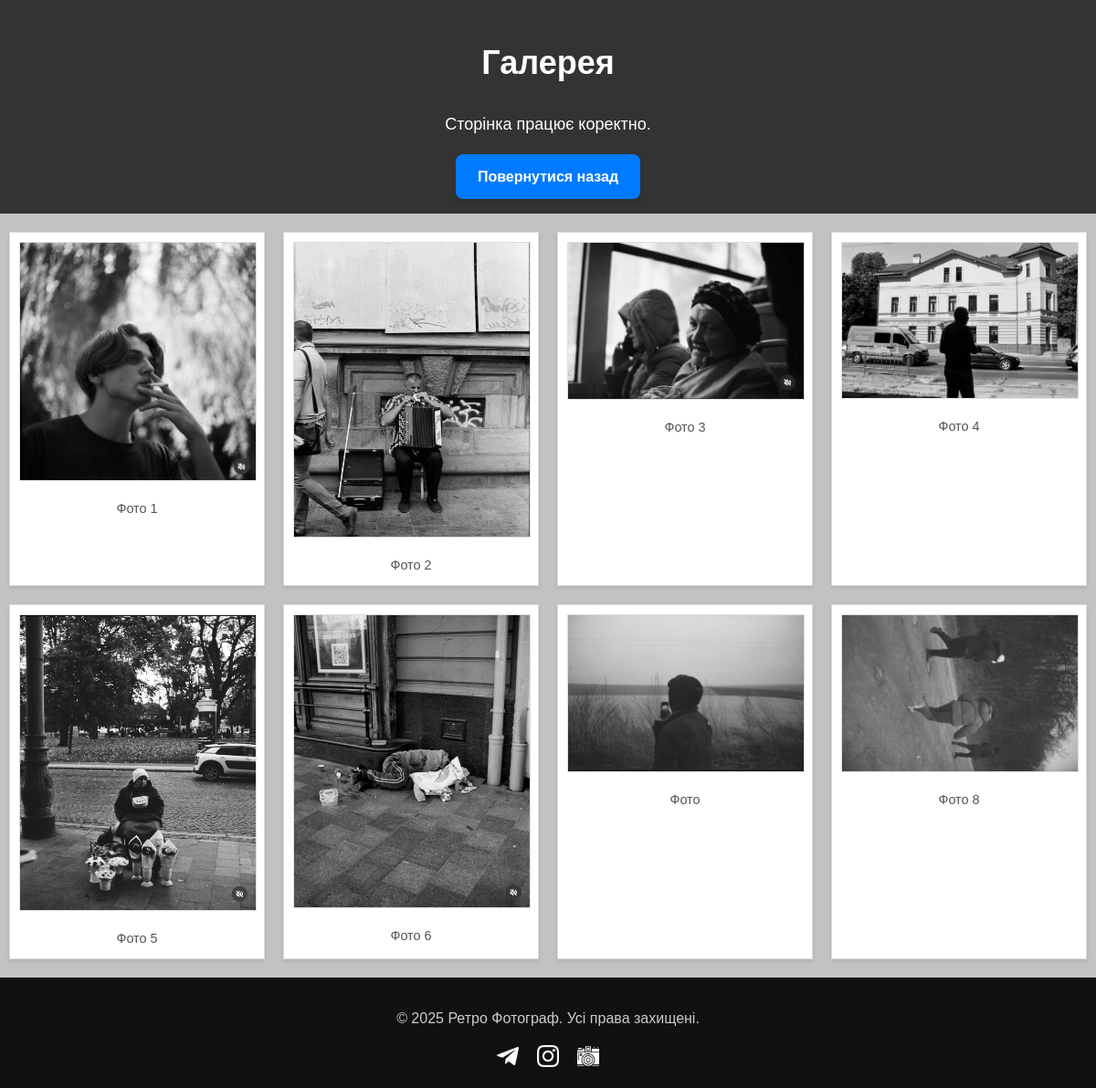
Page /gallery/ on the committed database.
### portfolio/models.py (models this page shows, shortened)
class GalleryImage(models.Model):
    title = models.CharField(max_length=100, blank=True, null=True)  # Назва фото (опціонально)
    image = models.ImageField(upload_to='gallery/')  # Шлях для збереження фото
    uploaded_at = models.DateTimeField(auto_now_add=True)  # Дата завантаження

### portfolio/views.py (the view)
# urls.py: path('gallery/', views.gallery, name='gallery'),  # Галерея
def gallery(request):
    images = GalleryImage.objects.all()  # Всі фото з бази даних
    return render(request, 'gallery.html', {'images': images})

### portfolio/templates/gallery.html (shortened to what this page needs)
{% load static %}
<!DOCTYPE html>
<html lang="uk">
<head>
    <link rel="stylesheet" href="{% static 'css/main.css' %}">
</head>
<body>
    <header>
        <h1>Галерея</h1>
        <p>Сторінка працює коректно.</p>
        <a href="{% url 'index' %}" class="btn">Повернутися назад</a>
    </header>
    <section class="polaroid-section">
        <div class="polaroid-grid">
            {% for image in images %}
            <div class="polaroid">
                <img src="{{ image.image.url }}" alt="{{ image.title }}" class="gallery-img">
                <p>{{ image.title }}</p>
            </div>
            {% endfor %}
        </div>
    </section>
    <footer>
        <p>&copy; 2025 Ретро Фотограф. Усі права захищені.</p>
        <div class="social-links">
            <a href="https://t.me/arsenalfactorylovers"><img src="{% static 'img/Mask group.png'%}" alt="Telegram"></a>
            <a href="https://www.instagram.com/curly_warrior_of_sunlight?igsh=MWF3Mzd6d3k4dTc4cA%3D%3D&utm_source=qr"><img src="{% static 'img/Mask group 3.png' %}" alt="Instagram"></a>
            <a href="https://www.lomography.com/homes/kievlover"><img src="{% static 'img/Mask group 2.png' %}" alt="lomography"></a>
        </div>
    </footer>
</body>
</html>

### static/css/main.css (style rules this page uses)
body { margin: 0; font-family: 'Arial', sans-serif; line-height: 1.6; color: #333; background-color: #f4f4f4; font-size: 18px; }
header { background: #333; color: #fff; padding: 1rem 0; text-align: center; }
footer { background: #111; color: #ccc; text-align: center; padding: 1rem; font-size: 1rem; }
footer .social-links a { margin: 0 0.5rem; }
footer .social-links img { width: 24px; height: 24px; }
.btn { display: inline-block; padding: 12px 24px; font-size: 16px; font-weight: bold; color: white; background-color: #007bff; text-decoration: none; border-radius: 8px; transition: background-color 0.3s, transform 0.2s; box-shadow: 0 4px 6px rgba(0, 0, 0, 0.1); }
.polaroid-section { background-color: #c2c2c2; padding: 20px 10px; text-align: center; }
.polaroid-section p { font-size: 1rem; color: #666; margin-bottom: 20px; }
.polaroid-grid { display: grid; grid-template-columns: repeat(auto-fit, minmax(200px, 1fr)); gap: 20px; justify-items: center; }
.polaroid { background: white; padding: 10px; border: 1px solid #ddd; box-shadow: 0 2px 4px rgba(0, 0, 0, 0.1); text-align: center; transition: transform 0.3s, box-shadow 0.3s; }
.polaroid img { width: 100%; height: auto; object-fit: cover; border: 1px solid #ddd; margin-bottom: 10px; }
.polaroid p { font-size: 0.9rem; color: #555; margin: 0; }
.gallery-img { cursor: pointer; }
@media (min-width: 1024px) { .polaroid-grid { grid-template-columns: repeat(4, 1fr); gap: 20px; } }

### rows in the picture
GalleryImage: image (picture), title "Фото 1"
GalleryImage: image (picture), title "Фото 2"
GalleryImage: image (picture), title "Фото 3"
GalleryImage: image (picture), title "Фото 4"
GalleryImage: image (picture), title "Фото 5"
GalleryImage: image (picture), title "Фото 6"
GalleryImage: image (picture), title "Фото"
GalleryImage: image (picture), title "Фото 8"
